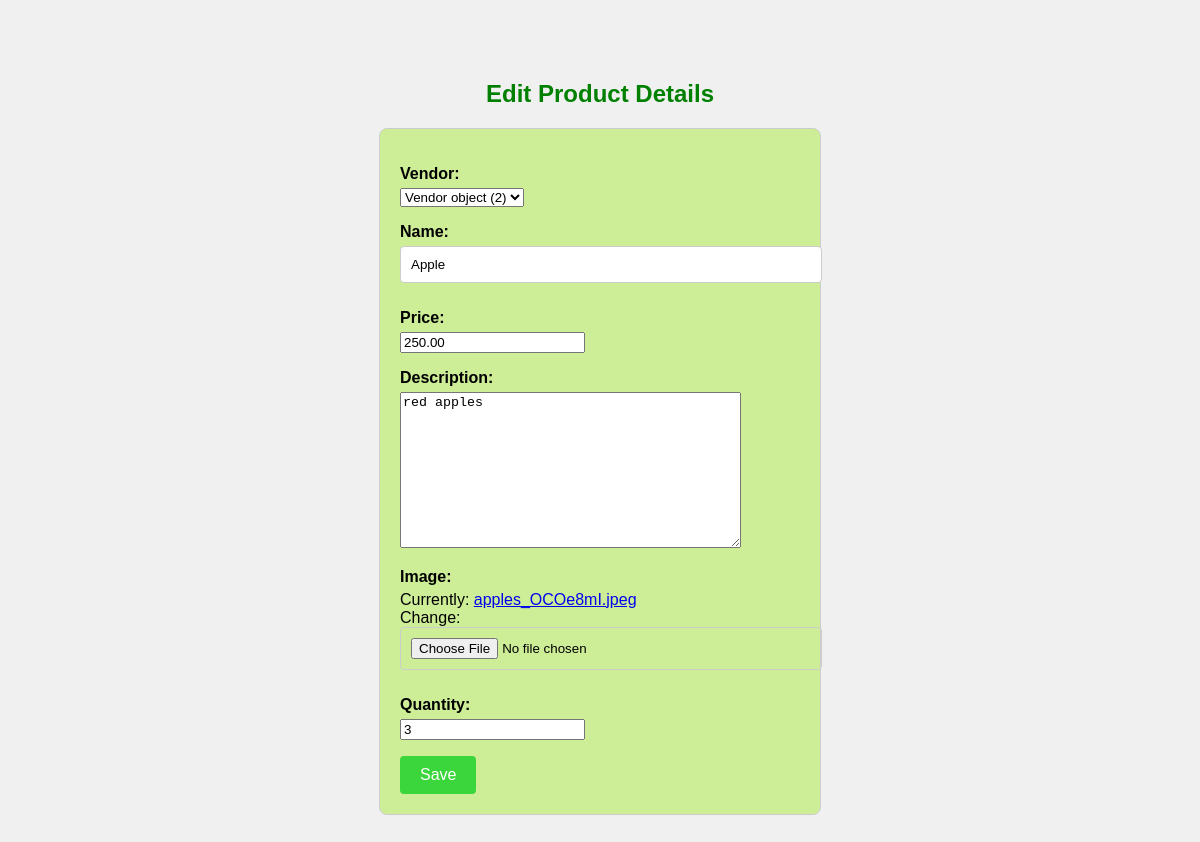
The page /inventory/products/edit/15/ on the database its author committed.
### inventory/models.py (models this page shows)
class Product(models.Model):
    vendor=models.ForeignKey(Vendor,null=True,on_delete=models.CASCADE)
    name=models.CharField(max_length=32)
    price=models.DecimalField(max_digits=8,decimal_places=2)
    description=models.TextField()
    image=models.ImageField()
    date_created=models.DateTimeField(auto_now_add=True)
    date_updated=models.DateTimeField(auto_now=True)
    quantity=models.PositiveIntegerField()

### inventory/views.py (the view)
# urls.py: path("products/edit/<int:id>/",product_update_view, name="product_update_view"),
def product_update_view(request, id):
    product = Product.objects.get(id=id)
    if request.method == 'POST':
        form = ProductUploadForm(request.POST, instance=product)
        if form.is_valid():
            form.save()
            return redirect("product_detail_view", id=product.id)
    else:
        form = ProductUploadForm(instance=product)
    return render(request, "inventory/edit_product.html", {'form': form})

### inventory/forms.py
class ProductUploadForm(forms.ModelForm):
    class Meta:
        model  = Product
        fields = "__all__"

### templates/inventory/edit_product.html (shortened to what this page needs)
<!DOCTYPE html>
<html lang="en">
<head>
</head>
<body>
    <h2 class="head">Edit Product Details</h2>
    <form method="POST"  class="upload_form">
        {{form.as_p}}
       <button type="submit" class="button_submit">Save</button>
       </form>
</body>
</html>

### templates/inventory/edit_product.html (style rules this page uses)
body { font-family: Arial, sans-serif; margin: 0; padding: 20px; background-color: #F0F0F0; padding: 5%; }
.head { text-align: center; color: green; }
form { max-width: 400px; margin: 0 auto; padding: 20px; border: 1px solid #ccc; border-radius: 8px; background-color: rgb(205, 238, 151); }
form label { display: block; margin-bottom: 5px; font-weight: bold; }
form input[type="text"], form input[type="file"] { width: 100%; padding: 10px; margin-bottom: 10px; border: 1px solid #ccc; border-radius: 4px; transition: border-color 0.3s ease; }
form button { background-color: rgb(59, 214, 59); color: white; border: none; border-radius: 4px; padding: 10px 20px; cursor: pointer; font-size: 16px; transition: background-color 0.3s ease; }

### rows shown on the page
Product: vendor "Vendor object (2)", name "Apple", price "250.00", description "red apples", quantity "3"
